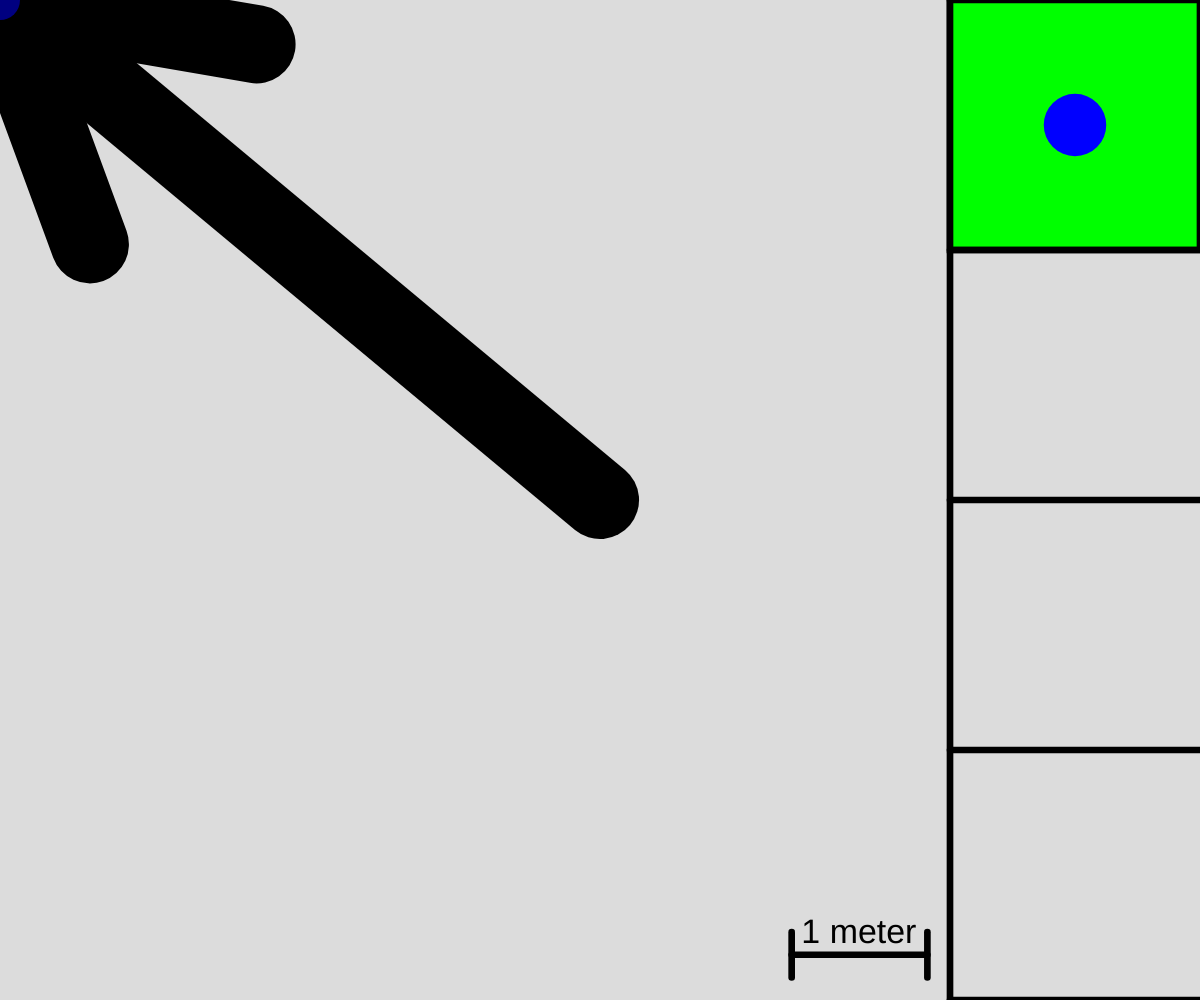
Frame 1 (no input)
Frame 60 (no input): identical to frame 1, image omitted
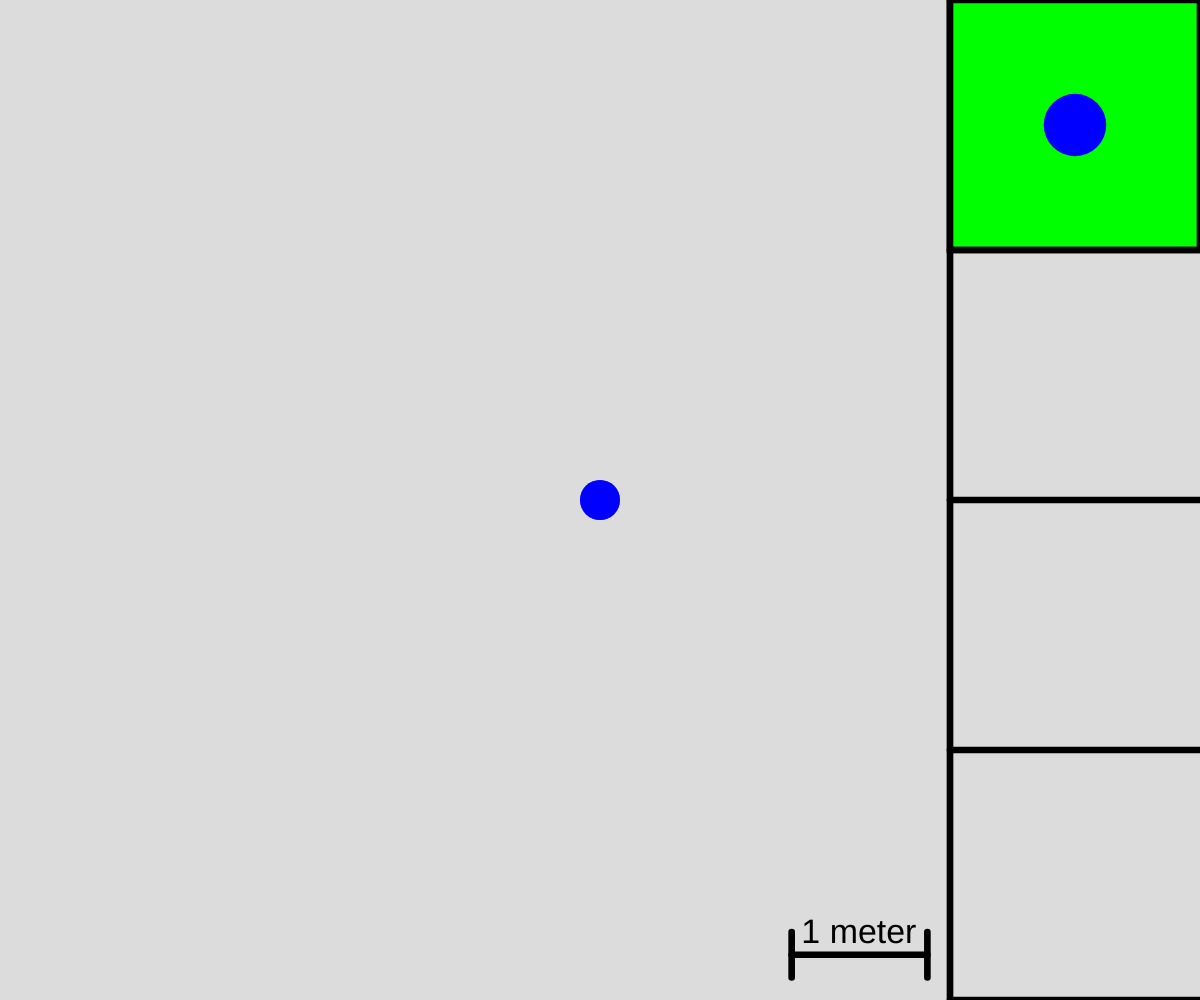
Frame 120 (the mouse pressed at the canvas centre since frame 60)

The p5.js sketch that drew these frames (run headless with seeded random() and noise() and a simulated clock; from frame 60 on, the mouse is pressed at the canvas centre):

// p5.js sketch
// ── sketch.js
/* global createCanvas*/
/* global width*/
/* global height*/
/* global background*/
/* global line*/
/* global resizeCanvas*/
/* global ellipse*/
/* global mouseX*/
/* global mouseY*/
/* global strokeWeight*/

/* global update*/

// function update(dt, particles, width, height){
//     for (var i = 0; i < particles.length; i++){
//         particles[i].x += particles[i].vx * dt;
//         particles[i].y += particles[i].vy * dt;
        
//         if (particles[i].x + particles[i].r >= width){
//             particles[i].vx *= -1;
//         } else if (particles[i].x - particles[i].r <= 0){
//             particles[i].vx *= -1;
//         }
//         if (particles[i].y + particles[i].r >= height){
//             particles[i].vy *= -1;
//         } else if (particles[i].y - particles[i].r <= 0){
//             particles[i].vy *= -1;
//         }
//     }
// }

//Charge (magnitude and sign) is given by the user in microcoulombs 
//And the initial position
//And the number of particles

//follow the movement of the particles
function update(dt, particles, width, height)
{
    //particles bouncing at each other
    var distances = [];
    const k = 9*(Math.pow(10, 9)); //I don't think this needs to be declared inside the for loop oups you are right 
    

    for (var i = 0; i < particles.length; i++)
    {
        if(particles.length > 1)
        {
            for (var j = i + 1; j < particles.length; j++) {
                var dx = particles[j].x - particles[i].x
                var dy = particles[j].y - particles[i].y
                var d = Math.sqrt(Math.pow(dx,2) + Math.pow(dy,2));

                var dvx = particles[j].vx - particles[i].vx;
                var dvy = particles[j].vy - particles[i].vy;
                
                distances.push(d);
                //collision and modification velocity
                if(d <= (particles[i].r + particles[j].r) && dvx * dx + dvy * dy < 0){
                    var l = lamda(particles,i,j,dx,dy);
                    particles[i].vx = (l/(particles[i].mass)*dx + particles[i].vx);
                    particles[i].vy = (l/(particles[i].mass)*dy + particles[i].vy);
                    particles[j].vx = (-l/(particles[j].mass)*dx + particles[j].vx);
                    particles[j].vy = (-l/(particles[j].mass)*dy + particles[j].vy);
                }
                
                }
                
        }
        
        particles[i].x += particles[i].vx * dt;
        particles[i].y += particles[i].vy * dt;
        
        if (particles[i].x + particles[i].r >= width){
            particles[i].vx *= -1;
            particles[i].x = width - particles[i].r;
        } else if (particles[i].x - particles[i].r <= 0){
            particles[i].vx *= -1;
            particles[i].x = particles[i].r;
        }
        if (particles[i].y + particles[i].r >= height){
            particles[i].vy *= -1;
            particles[i].y = height - particles[i].r;

        } else if (particles[i].y - particles[i].r <= 0){
            particles[i].vy *= -1;
            particles[i].y = particles[i].r;

        }
    }
    
    
    for(var i = 0; i< particles.length; i++)
    {
      var En1x = 0;
      var En1y = 0;
      for(var j = 0; j<particles.length; j++){
        if (i != j){
          dx = particles[j].x - particles[i].x
          dy = particles[j].y - particles[i].y
          d = Math.sqrt(Math.pow(dx,2) + Math.pow(dy,2));
          //electric field j on i 
          var En1 =k*(Math.abs(particles[j].charge))/(Math.pow(d, 2)); 
          if (particles[i].charge > 0 && particles[j].charge > 0) {
            En1x += En1*(-dx/d); 
            En1y += En1*(-dy/d);
          }
          else if (particles[i].charge < 0 && particles[j].charge < 0) {
            En1x += En1*(-dx/d); 
            En1y += En1*(-dy/d);
          }
          else if (particles[i].charge > 0 && particles[j].charge < 0) {
            En1x += En1*(dx/d);
            En1y += En1*(dy/d);
          }
          else {
            En1x += En1*(dx/d); 
            En1y += En1*(dy/d);
          }
        }
      }
          
          //net electric field on particle i
      var EnetX = En1x;
      var EnetY = En1y;
      //console.log("EnetX: " + EnetX);
      //console.log(("EnetY: " + EnetY));
      //var Enet = Math.sqrt(Math.pow(EnetX,2) + Math.pow(EnetY,2));
      //acceleration of particle i
      var aiX = (particles[i].charge*EnetX)/particles[i].mass;
      var aiY = (particles[i].charge*EnetY)/particles[i].mass;
      particles[i].vx += aiX*dt;
      particles[i].vy += aiY*dt;
      
  }
}



function lamda(particles, i, j, dx, dy){
  var subtractionVelX = particles[i].vx - particles[j].vx;
  var subtractionVelY = particles[i].vy - particles[j].vy;
  var dotProduct = subtractionVelX * dx + subtractionVelY * dy;
  var dotProductS = dx*dx + dy*dy;
 
  
  var lamdaRes = ((-2*particles[i].mass*particles[j].mass)/(particles[i].mass + particles[j].mass))*((dotProduct)/dotProductS);
  return lamdaRes;
}







//update(1, particles, sceneWidth, sceneHeight);


const MENU_RATIO = 4;
const METER_RATIO = 1/7;
const NUM_SECTIONS = 4;
var particles = [];
var menuHeight, menuWidth; // menu dimensions
var sceneHeight, sceneWidth; // scene dimensions
var oldSceneWidth, oldSceneHeight; //old scene dimensions
var oldWidth, oldHeight; // old canvas dimensions

var metersInPixels;

var drawingMode = 0;

//The drawing modes are: 0: particle, 1: vector, 2: erasor

function setup() {
  createCanvas(window.innerWidth, window.innerHeight);
  oldWidth = width;
  oldHeight = height;
  if (width >= height) {
    menuHeight = height;
    menuWidth = height/MENU_RATIO;
    oldSceneWidth = width - menuWidth;
    oldSceneHeight = height;
  } else {
    menuWidth = width;
    menuHeight = width/MENU_RATIO;
    oldSceneWidth = width;
    oldSceneHeight = height - menuHeight;
  }
} 

function draw() {
  
  if (width >= height) {
    // draw menu on the left side
    menuHeight = height;
    menuWidth = height/MENU_RATIO;
    sceneWidth = width - menuWidth;
    sceneHeight = height;
  } else {
    menuWidth = width;
    menuHeight = width/MENU_RATIO;
    sceneWidth = width;
    sceneHeight = height - menuHeight;
  }
  metersInPixels = METER_RATIO * sceneWidth;
  
  update(1, particles, sceneWidth, sceneHeight);
  
  if (oldWidth != width || oldHeight != height){
    // scale the particles
    for (var i = 0; i < particles.length; i++){
      particles[i].x *= sceneWidth / oldSceneWidth;
      particles[i].y *= sceneHeight / oldSceneHeight;
      particles[i].vx *= sceneWidth / oldSceneWidth;
      particles[i].vy *= sceneHeight / oldSceneHeight;
      particles[i].r *= Math.sqrt(sceneWidth*sceneHeight / (oldSceneWidth * oldSceneHeight));
      // if (sceneWidth / oldSceneWidth < sceneHeight / oldSceneHeight){
      //   // scale the radius with x component
      //   if (sceneWidth / oldSceneWidth < 1){
      //     particles[i].r *= sceneWidth / oldSceneWidth;
      //   } else {
      //     particles[i].r *= oldSceneWidth / sceneWidth;
      //   }
      // } else {
      //   // scale the radius with y component
      //   if (sceneHeight / oldSceneHeight < 1) {
      //   particles[i].r *= sceneHeight / oldSceneHeight;
      //   } else {
      //   particles[i].r *= oldSceneHeight / sceneHeight;
      //   }
      // }
    }
    oldWidth = width;
    oldHeight = height;
    oldSceneWidth = sceneWidth;
    oldSceneHeight = sceneHeight;
  }
  
  // DRAWING HAPPENS HERE
  
  background(220);
  for (var i = 0; i < particles.length; i++){
    drawParticle(particles[i].x, particles[i].y, particles[i].r, color(0, 0, 255));
  }
  
  
  //console.log("hello")
  stroke(0);
  drawVector(width/2, height/2, mouseX, mouseY);
 
  strokeWeight(Math.max(menuWidth, menuHeight)/150);
  stroke(0);
  fill(0);
  drawMenu();
  strokeWeight(Math.max(menuWidth, menuHeight)/150);
  stroke(0);
  fill(0);
  drawMeterScale();
  
  if (!isMouseInMenu()){
    drawParticle(mouseX, mouseY, 20, color('rgba(0, 0, 255, 0.5)'));
  }
}


//HELPER FUNCTIONS
function drawMeterScale(){
  var x1, y1, x2, y2, x3, y3, x4, y4, x5, y5, x6, y6;
  
  x5 = sceneWidth - (metersInPixels/6 + metersInPixels);
  y5 = sceneHeight - (2 * metersInPixels/6);
  x6 = sceneWidth - metersInPixels/6;
  y6 = y5;
  x1 = x5;
  y1 = y5 - metersInPixels/6;
  x2 = x5;
  y2 = y5 + metersInPixels/6;
  x3 = x6;
  y3 = y1;
  x4 = x6;
  y4 = y2;
  line(x5, y5, x6, y6);
  line(x1, y1, x2, y2);
  line(x3, y3, x4, y4);
  textSize(metersInPixels*(1/4));
  noStroke()
  text("1 meter", x5 + 1/14 * metersInPixels, (y5 + y3)/2);
 
}

function isMouseInMenu(){
  if (width >= height){
    return (mouseX > width - menuWidth);
  } else {
    return (mouseY > height - menuHeight);
  }
}

function drawVector(x1, y1, x2, y2){
  push();
  var theta = PI/6;
  translate(x1, y1);
  var angle = atan2(y2 - y1, x2 - x1);
  rotate(angle);
  var L = Math.sqrt((x1-x2)*(x1-x2) + (y1 - y2) * (y1-y2));
  strokeWeight(L/10);
  line(0, 0, L, 0);
  line(L, 0, L - L/3 * cos(theta), L/3 * sin(theta));
  line(L, 0, L - L/3 * cos(theta), -L/3 * sin(theta))
  pop();
}

function drawMenu(){

  if (width >= height) {
    // draw menu on the right side
    line(sceneWidth, 0, sceneWidth, height);
    var side = menuHeight/ NUM_SECTIONS;
    for (var i = 0; i < NUM_SECTIONS+1; i++){
      stroke(0)
      line(sceneWidth, i * side, width, i * side);
      if (i == drawingMode){
        fill(0, 255, 0);
        rect(sceneWidth,i * side , menuWidth, side);
      }
    }
    
    drawParticle(width - 1/2 * menuHeight/NUM_SECTIONS, 1/2 * menuHeight/NUM_SECTIONS, 1/8 * menuHeight/NUM_SECTIONS, color(0, 0, 255));
    
  } else {
    // draw the menu on the bottom
    line(0, sceneHeight, width, sceneHeight);
    var side = width/NUM_SECTIONS
    line(sceneWidth, 0, sceneWidth, height);
    for (var i = 0; i < NUM_SECTIONS+1; i++){
      line(i * side , sceneHeight, i * side, height);
      if (i == drawingMode){
        fill(0, 255, 0);
        rect(i*side, height - menuHeight, side, menuHeight);
      }
    }
    drawParticle(1/2 * menuWidth/NUM_SECTIONS, height - 1/2 * menuWidth/NUM_SECTIONS, 1/8 * width/NUM_SECTIONS, color(0, 0, 255));
  }
}



function drawParticle(x, y, r, c) {
  noStroke();
  fill(c);
  
  ellipse(x, y, 2 * r, 2 * r);
}



// EVENTS
function windowResized() {
  resizeCanvas(window.innerWidth, window.innerHeight);
}

//fix radius and charge to SI
function mousePressed() {
  r = 20;
  var mass = Math.PI*Math.pow(r, 2);
  var charge = 0.01//*Math.pow(10, -6);

  if (width >= height){
    if (mouseX + r < width - menuWidth){
      particles.push({
        x: mouseX,
        y: mouseY,
        r: r,
        mass: mass,
        charge: charge,
        vx: 0,
        vy: 0
      });
    }
  } else {
    if (mouseY + r < height - menuHeight){
      particles.push({
        x: mouseX,
        y: mouseY,
        r: r,
        mass: mass,
        charge: charge,
        vx: 0,
        vy: 0
      });
    }
  }
  
  if (isMouseInMenu()){
    if (width >= height){
      var side = menuHeight/NUM_SECTIONS;
      drawingMode = Math.floor(mouseY/side);
    } else {
      var side = width/NUM_SECTIONS;
      drawingMode = Math.floor(mouseX/side);
    }
  }
  
}
// ── physics.js
// //Charge (magnitude and sign) is given by the user in microcoulombs 
// //And the initial position
// //And the number of particles

//follow the movement of the particles
function update(dt, particles, width, height)
{
    //particles bouncing at each other
    var distances = [];
    const k = 9*(Math.pow(10, 9)); //I don't think this needs to be declared inside the for loop oups you are right 
    var En1x = 0;
    var En1y = 0;

    for (var i = 0; i < particles.length; i++)
    {
        if(particles.length > 1)
        {
            for (var j = i + 1; j < particles.length; j++) {
                // var v1 = posVector(particles,i);
                // var v2 = posVector(particles,j);
                
                var dx = particles[j].x - particles[i].x
                var dy = particles[j].y - particles[i].y
                var d = Math.sqrt(Math.pow(dx,2) + Math.pow(dy,2));
                //electric field j on i 
                var En1 =k*(particles[j].charge)/(Math.pow(d, 2)); 
                En1x += En1*(-dx/d);
                En1y += En1*(-dy/d);
                // if (particles[i].charge > 0 && particles[j].charge > 0) {
                //     En1x += En1*(-dx/d); 
                //     En1y += En1*(-dy/d);
                // }
                // else if (particles[i].charge < 0 && particles[j].charge < 0) {
                //     En1x += En1*(-dx/d); 
                //     En1y += En1*(-dy/d);
                // }
                // else if (particles[i].charge > 0 && particles[j].charge <0) {
                //     En1x += En1*(dx/d); 
                //     En1y += En1*(dy/d);
                // }
                // else {
                //     En1x += En1*(dx/d); 
                //     En1y += En1*(dy/d);
                // }
                
                // //electric field i on j (is the negative of n on 1)
                // var E1nx = -En1x;
                // var E1ny = -En1y;

                
                
                distances.push(d);
                //collision and modification velocity
                if(d <= (particles[i].r + particles[j].r)){
                    var l = lamda(particles,i,j,dx,dy);
                    particles[i].vx = (l/(particles[i].mass)*dx + particles[i].vx);
                    particles[i].vy = (l/(particles[i].mass)*dy + particles[i].vy);
                    particles[j].vx = (-l/(particles[j].mass)*dx + particles[j].vx);
                    particles[j].vy = (-l/(particles[j].mass)*dy + particles[j].vy);
                }
                
                }
                //electric field when j<i but is not j==i
                if(i != 0){
                    for(j = 0; j < i; j++){
                        En1 =k*particles[j].charge/(Math.pow(d, 2));
                        En1x += En1*(-dx/d);
                        En1y += En1*(-dy/d);
                    }  
                }
                
                //net electric field on particle i
                var EnetX = En1x;
                var EnetY = En1y;
                //var Enet = Math.sqrt(Math.pow(EnetX,2) + Math.pow(EnetY,2));
                //acceleration of particle i
                var aiX = (particles[i].charge*EnetX)/particles[i].mass;
                var aiY = (particles[i].charge*EnetY)/particles[i].mass;
                particles[i].vx = particles[i].vx + aiX*dt;
                particles[i].vy = particles[i].vy + aiY*dt;
        }
        
        
        particles[i].x += particles[i].vx * dt;
        particles[i].y += particles[i].vy * dt;
        
        if (particles[i].x + particles[i].r >= width){
            particles[i].vx *= -1;
            particles[i].x = width - particles[i].r;
        } else if (particles[i].x - particles[i].r <= 0){
            particles[i].vx *= -1;
            particles[i].x = particles[i].r;
        }
        if (particles[i].y + particles[i].r >= height){
            particles[i].vy *= -1;
            particles[i].y = width - particles[i].r;

        } else if (particles[i].y - particles[i].r <= 0){
            particles[i].vy *= -1;
            particles[i].y = width - particles[i].r;

        }
    }
    
}



function lamda( particles, i, j, dx, dy){

    var subtractionVelX = particles[i].vx - particles[j].vx;
    var subtractionVelY = particles[i].vy - particles[j].vy;
    var dotProduct = subtractionVelX * dx + subtractionVelY * dy;
    var dotProductS = dx*dx + dy*dy;
   
    
    var lamdaRes = ((-2*particles[i].mass*particles[j].mass)/(particles[i].mass + particles[j].mass))*((dotProduct)/dotProductS);
    return lamdaRes;
}

//***************************************************************************************************************************************************************************************************************

//point charge? (moving or not?)
//each particle havea charge? 
//Whatdo we need:
//Given by the user: charge of each paticle, mass, radius 
//vxi and vyi should be zero, the velocity of the should be determined by the acceleration given by the Fe by the other particles
//for acceleration we need: charge of the particle: distance between particles, mass of the particle that has an acceleration, the charge of the particle applying a force on the particle.
